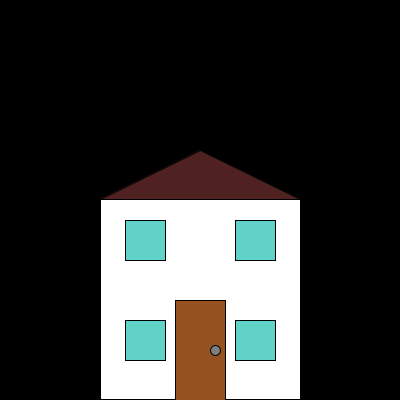
Frame 1 (no input)
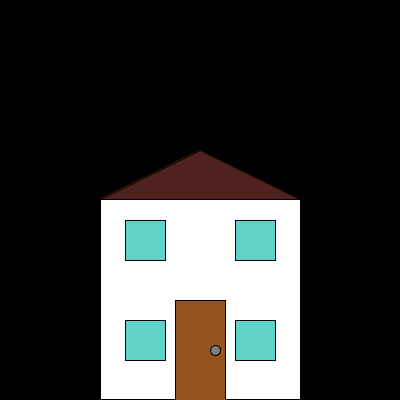
Frame 60 (the mouse pressed at the canvas centre just before this capture)
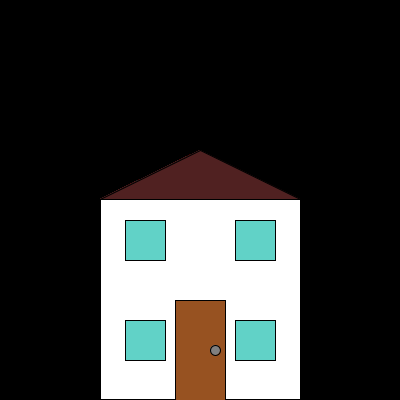
Frame 120 (the mouse held since frame 60 and released just before this capture)

The Processing sketch that drew these frames (run headless with seeded random() and noise(); from frame 60 on, the mouse is pressed at the canvas centre):

// Processing sketch: processing_167254
// ── processing_167254.pde

void setup()
{
 background(0); 
 size(400,400);
}

void draw()
{
 base();
 roof();
 windows();
 door();
 doorhandle();
}

void base()
{
  fill(color(255));
  rect(100,199,200,200);
}

void roof()
{
  fill(color(80,33,33));
  triangle(100,199,300,199,200,150);
}

void windows()
{
  fill(color(97,210,199));
  rect(125,320,40,40);
  rect(235,320,40,40);
  rect(125,220,40,40);
  rect(235,220,40,40);
}

void door()
{
  fill(color(151,82,33));
 rect(175,300,50,100); 
}

void doorhandle()
{
  fill(color(127,127,127));
 ellipse(215,350,10,10);
}
